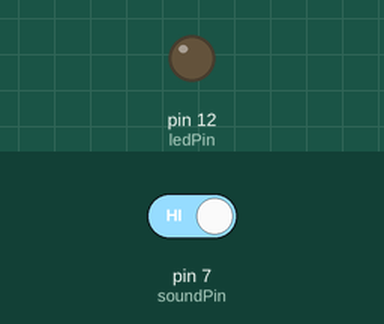
A sketch run on a simulated Arduino Uno, built with avr-gcc and run on an emulated ATmega328P. Parts: output pins drawn as LEDs (lit = HIGH). Inputs (shaded band) come from the test bench; at power-on: pin 7 (soundPin) HIGH.

Above: at 1.2 s.
1.3 s: pin 7 (soundPin) driven LOW
At 2.5 s:
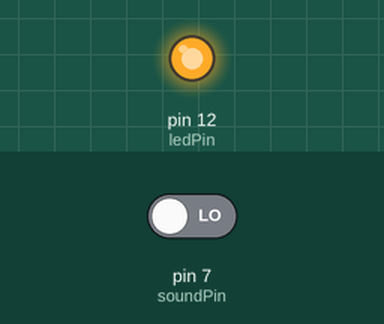
2.8 s: pin 7 (soundPin) driven HIGH
At 3.8 s:
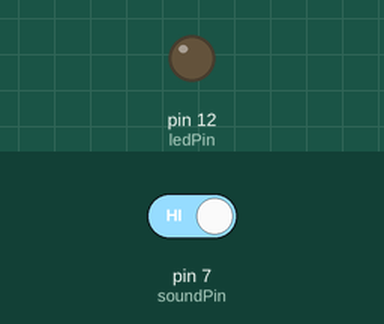
Timing chart, 0 to 5.8 s (numbered marks = the images above; inputs shaded):
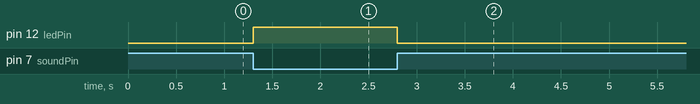

The sketch:

Arduino_Sound_Sensor_Interface.ino
```cpp
const int ledPin = 12;
const int soundPin = 7;

int soundVal = 0;

void setup ()
{
  pinMode (ledPin, OUTPUT);
  pinMode (soundPin, INPUT);
}

void loop ()
{
  soundVal = digitalRead(soundPin);
  if (soundVal == LOW)
  {
    digitalWrite(ledPin, HIGH);
  }
  else
  {
    digitalWrite(ledPin, LOW);
  }
}
```

Measured:
- after the input at 1.3 s, pin 12 (ledPin): LOW → HIGH at once
- after the input at 2.8 s, pin 12 (ledPin): HIGH → LOW at once
